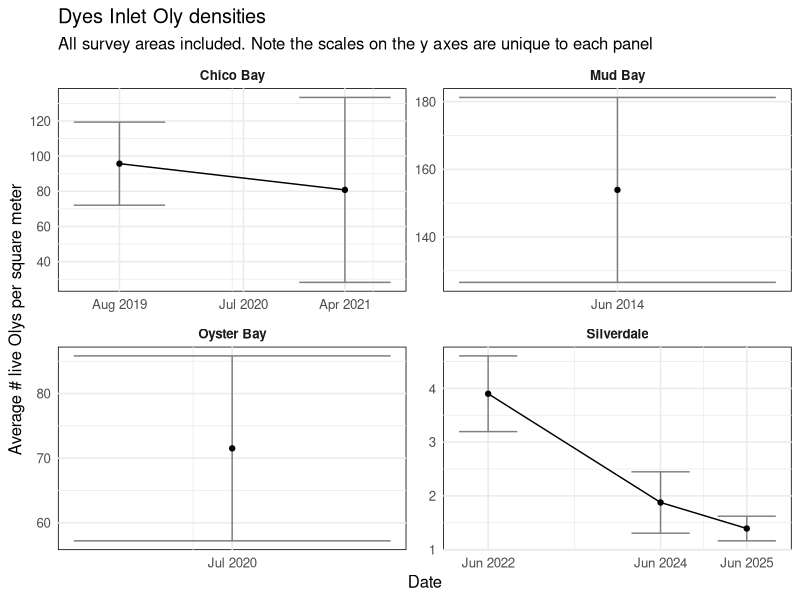
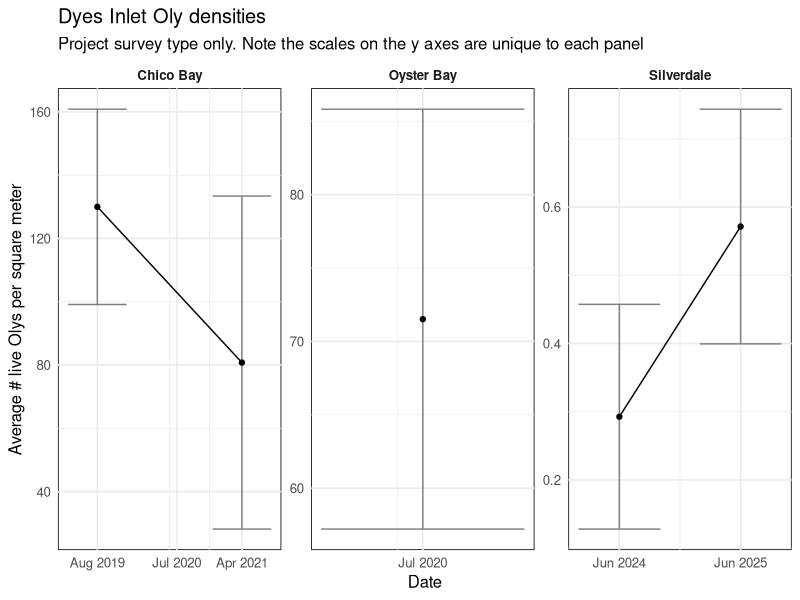
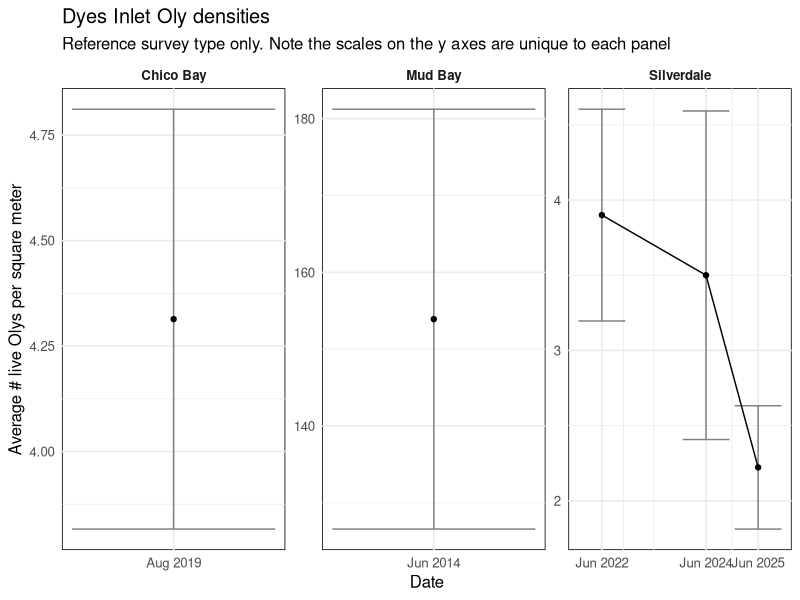
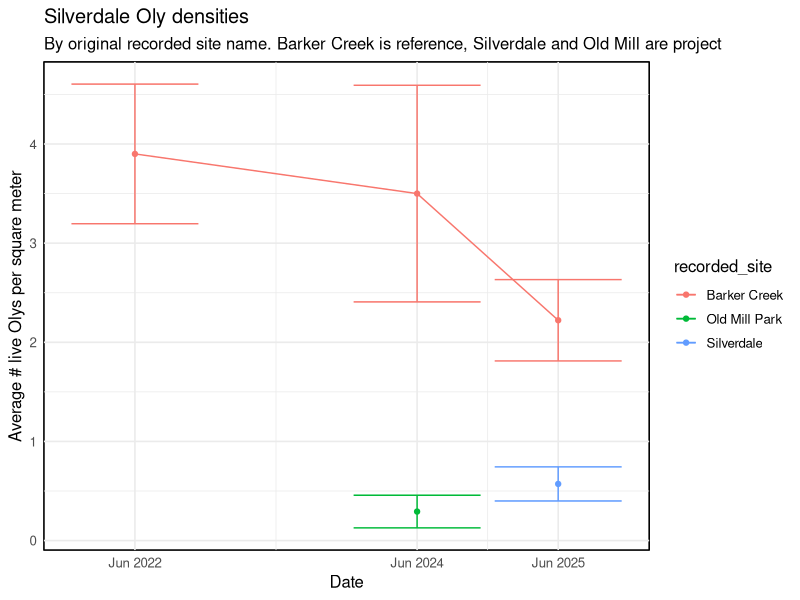
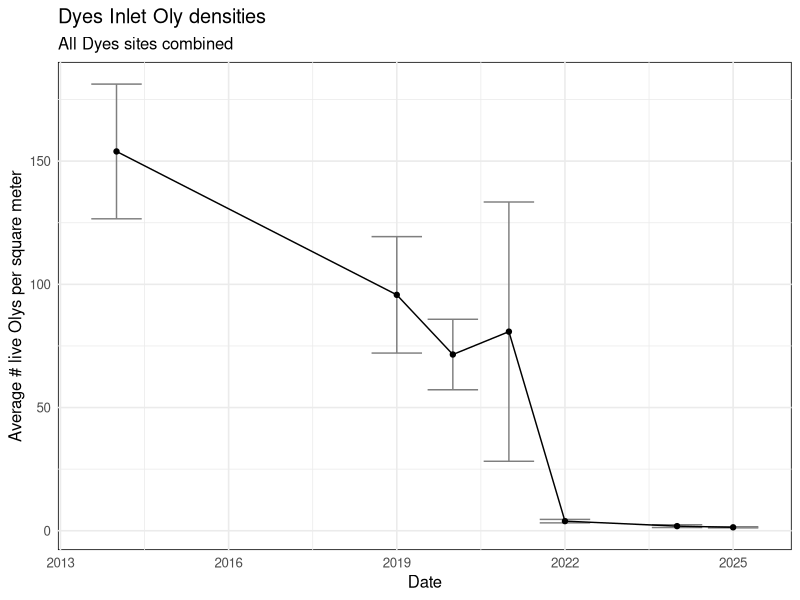
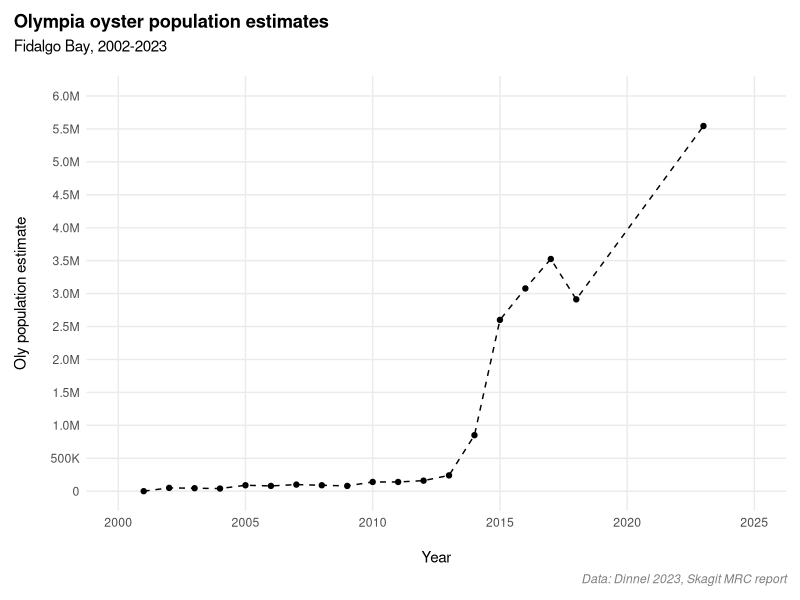

These charts were generated, in order, by the following R code:
## ---- chunk 1
# Load libraries ----
library(here)
library(tidyverse)
library(scales)

# Read in data ----
dyes <- read_csv(here("data", "processed", "dyes_inlet_oly_counts.csv"))
fidalgo <- read_csv(here("data", "processed",
                         "fidalgo_population_estimates.csv"))
## ---- chunk 2
# Calculate live oysters per square meter
dyes_density <- dyes |>
  mutate(oly_density_m2 = live_oly_count / sample_unit_m2)

# Calculate means
dyes_dens_means <- dyes_density |>
  # Combine silverdale survey dates that were one day apart
  mutate(month_year = zoo::as.yearmon(date)) |>
  group_by(site, month_year) |>
  summarise(n = n(),
            avg_density = mean(oly_density_m2),
            std_dev = sd(oly_density_m2),
            std_err = sd(oly_density_m2) / sqrt(n()))

# Check
ggplot(dyes_dens_means, aes(x = month_year, y = avg_density)) +
  geom_errorbar(aes(ymin = avg_density - std_err, ymax = avg_density + std_err), color = "grey50") +
  geom_point() +
  geom_line() +
  facet_wrap(~site, scales = "free") +
  zoo::scale_x_yearmon(format = "%b %Y",
                       breaks = unique(dyes_dens_means$month_year)) +
  labs(title = "Dyes Inlet Oly densities",
       subtitle = "All survey areas included. Note the scales on the y axes are unique to each panel",
       x = "Date",
       y = "Average # live Olys per square meter") +
  theme_minimal(base_size = 12) +
  theme(strip.text = element_text(face = "bold"),
        panel.background = element_rect())

# What if I take out reference transects?
dyes_dens_means_filtered <- dyes_density |>
  filter(survey_area == "Project") |>
  mutate(month_year = zoo::as.yearmon(date)) |>
  group_by(site, month_year) |>
  summarise(n = n(),
            avg_density = mean(oly_density_m2),
            std_dev = sd(oly_density_m2),
            std_err = sd(oly_density_m2) / sqrt(n()))

ggplot(dyes_dens_means_filtered, aes(x = month_year, y = avg_density)) +
  geom_errorbar(aes(ymin = avg_density - std_err, ymax = avg_density + std_err), color = "grey50") +
  geom_point() +
  geom_line() +
  facet_wrap(~site, scales = "free") +
  zoo::scale_x_yearmon(format = "%b %Y",
                       breaks = unique(dyes_dens_means_filtered$month_year)) +
  labs(title = "Dyes Inlet Oly densities",
       subtitle = "Project survey type only. Note the scales on the y axes are unique to each panel",
       x = "Date",
       y = "Average # live Olys per square meter") +
  theme_minimal(base_size = 12) +
  theme(strip.text = element_text(face = "bold"),
        panel.background = element_rect())


# What if I take out project transects?
dyes_dens_means_ref <- dyes_density |>
  filter(survey_area == "Reference") |>
  mutate(month_year = zoo::as.yearmon(date)) |>
  group_by(site, month_year) |>
  summarise(n = n(),
            avg_density = mean(oly_density_m2),
            std_dev = sd(oly_density_m2),
            std_err = sd(oly_density_m2) / sqrt(n()))

ggplot(dyes_dens_means_ref, aes(x = month_year, y = avg_density)) +
  geom_errorbar(aes(ymin = avg_density - std_err, ymax = avg_density + std_err), color = "grey50") +
  geom_point() +
  geom_line() +
  facet_wrap(~site, scales = "free") +
  zoo::scale_x_yearmon(format = "%b %Y",
                       breaks = unique(dyes_dens_means_ref$month_year)) +
  labs(title = "Dyes Inlet Oly densities",
       subtitle = "Reference survey type only. Note the scales on the y axes are unique to each panel",
       x = "Date",
       y = "Average # live Olys per square meter") +
  theme_minimal(base_size = 12) +
  theme(strip.text = element_text(face = "bold"),
        panel.background = element_rect())

# Interestinggg ...

# Look just at Silverdale, highlighting the old site names
silver_dens_means <- dyes_density |>
  filter(site == "Silverdale") |>
  mutate(month_year = zoo::as.yearmon(date)) |>
  group_by(recorded_site, month_year) |>
  summarise(n = n(),
            avg_density = mean(oly_density_m2),
            std_dev = sd(oly_density_m2),
            std_err = sd(oly_density_m2) / sqrt(n()))

ggplot(silver_dens_means, aes(x = month_year, y = avg_density, color = recorded_site)) +
  geom_errorbar(aes(ymin = avg_density - std_err, ymax = avg_density + std_err, color = recorded_site)) +
  geom_point() +
  geom_line() +
  zoo::scale_x_yearmon(format = "%b %Y",
                       breaks = unique(silver_dens_means$month_year)) +
  labs(title = "Silverdale Oly densities",
       subtitle = "By original recorded site name. Barker Creek is reference, Silverdale and Old Mill are project",
       x = "Date",
       y = "Average # live Olys per square meter") +
  theme_minimal(base_size = 12) +
  theme(strip.text = element_text(face = "bold"),
        panel.background = element_rect())


# Combine all sites in Dyes
# I think this is a bad idea. I want to look anywho
# Calculate means
dyes_dens_means_combined <- dyes_density |>
  mutate(year = year(date)) |>
  group_by(year) |>
  summarise(n = n(),
            avg_density = mean(oly_density_m2),
            std_dev = sd(oly_density_m2),
            std_err = sd(oly_density_m2) / sqrt(n()))

# Check
ggplot(dyes_dens_means_combined, aes(x = year, y = avg_density)) +
  geom_errorbar(aes(ymin = avg_density - std_err, ymax = avg_density + std_err), color = "grey50") +
  geom_point() +
  geom_line() +
  labs(title = "Dyes Inlet Oly densities",
       subtitle = "All Dyes sites combined",
       x = "Date",
       y = "Average # live Olys per square meter") +
  theme_minimal(base_size = 12) +
  theme(strip.text = element_text(face = "bold"),
        panel.background = element_rect())
## ---- chunk 3
# Plot of fidalgo bay population estimates
# Data from Skagit MRC report, 2023
ggplot(fidalgo, aes(x = year, y = population_estimate)) +
  geom_point() +
  geom_line(linetype = "dashed") +
  scale_y_continuous(labels = 
                       label_number(scale_cut = cut_short_scale()),
                     breaks = 
                       breaks_width(width = 500000),
                     limits = c(0, 6000000)) +
  scale_x_continuous(limits = c(2000, 2025)) +
  labs(title = "Olympia oyster population estimates",
       subtitle = "Fidalgo Bay, 2002-2023",
       caption = "Data: Dinnel 2023, Skagit MRC report",
       x = "Year",
       y = "Oly population estimate") +
  theme_minimal() +
  theme(
    plot.title.position = "plot",
    plot.title = element_text(face = "bold"),
    panel.grid.minor = element_blank(),
    plot.caption = element_text(face = "italic", color = "grey50"),
    axis.title.y = element_text(margin = margin(0,15,0,0)),
    axis.title.x = element_text(margin = margin(15,0,0,0)),
    plot.margin = margin(10,10,10,10),
    plot.subtitle = element_text(margin = margin(0,0,15,0))
  )
